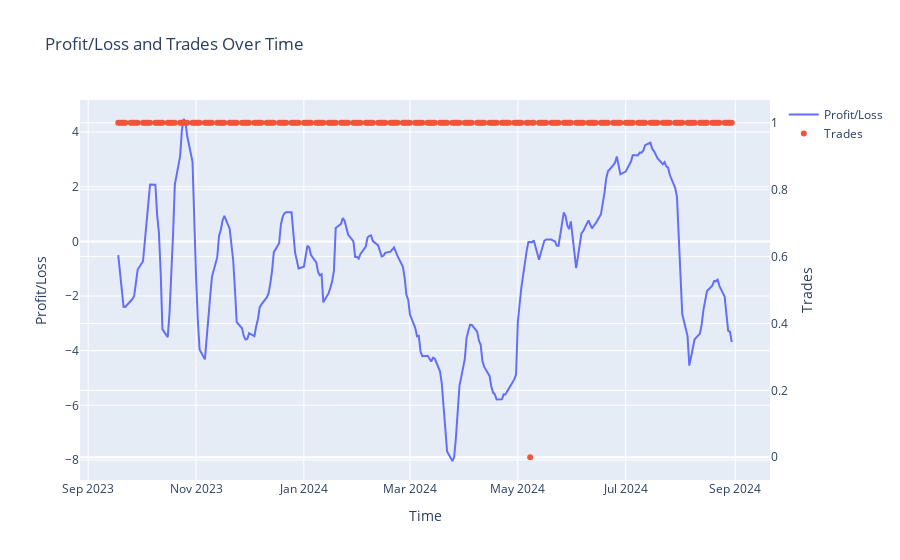

The code cell stored with this chart in its notebook:
### Code cell
params["mode"] = "test"
test_ts = TradingSystem(**params)
test_ts.run_trading_system(volatility=volatility,
                      rolling_window=best_rolling_window, 
                      lower_threshold=best_lower_threshold,
                      naive=False, 
                      verbose=True, 
                      plot=True)

### Figure 1 — Plotly figure (JSON) as saved in the notebook; plotly's stock layout.template omitted (floating-point values rounded to 4 significant figures; data arrays with more than 128 entries replaced by an {"elided": "..."} marker saying what was removed)
{"data": [{"mode": "lines", "name": "Profit/Loss", "type": "scatter", "x": {"elided": "250 str values"}, "y": {"elided": "250 float values"}}, {"mode": "markers", "name": "Trades", "type": "scatter", "x": {"elided": "250 str values"}, "y": {"elided": "250 int values"}, "yaxis": "y2"}], "layout": {"title": {"text": "Profit/Loss and Trades Over Time"}, "xaxis": {"title": {"text": "Time"}}, "yaxis": {"title": {"text": "Profit/Loss"}}, "yaxis2": {"overlaying": "y", "side": "right", "title": {"text": "Trades"}}}}
